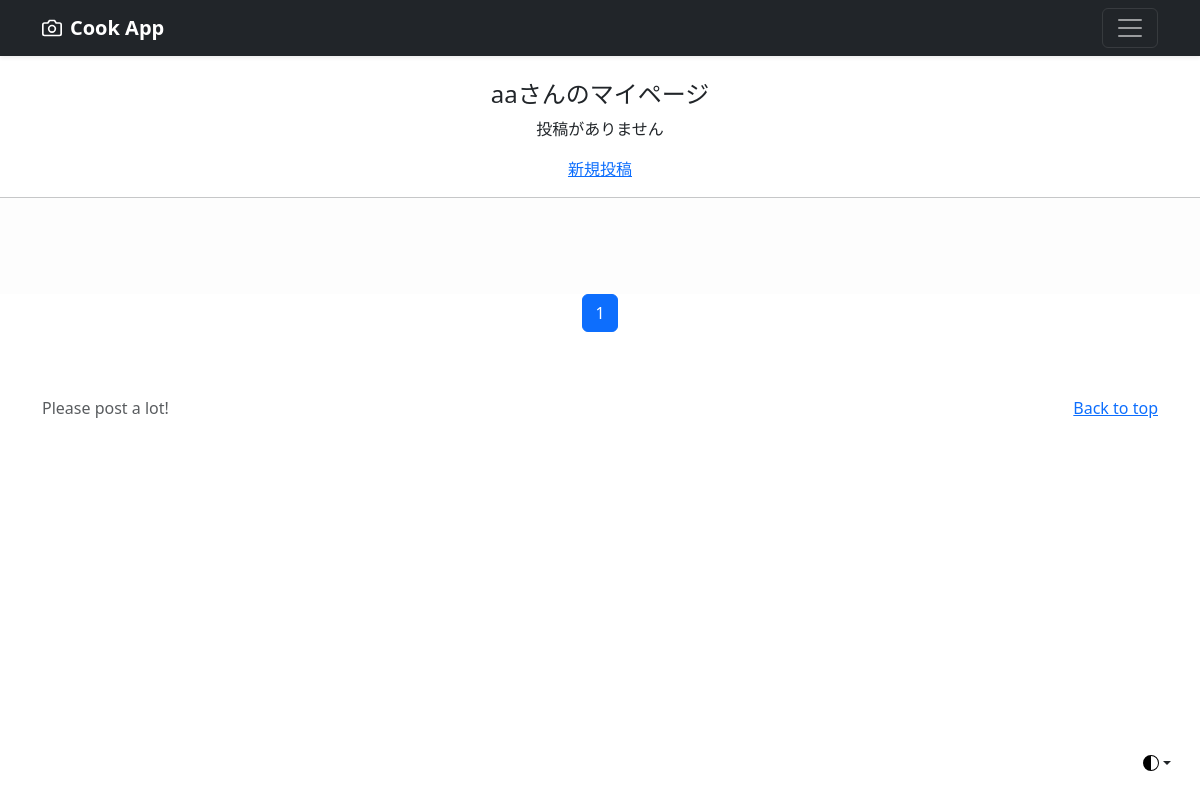
Page /mypage/ (signed in) on the earlier database version.
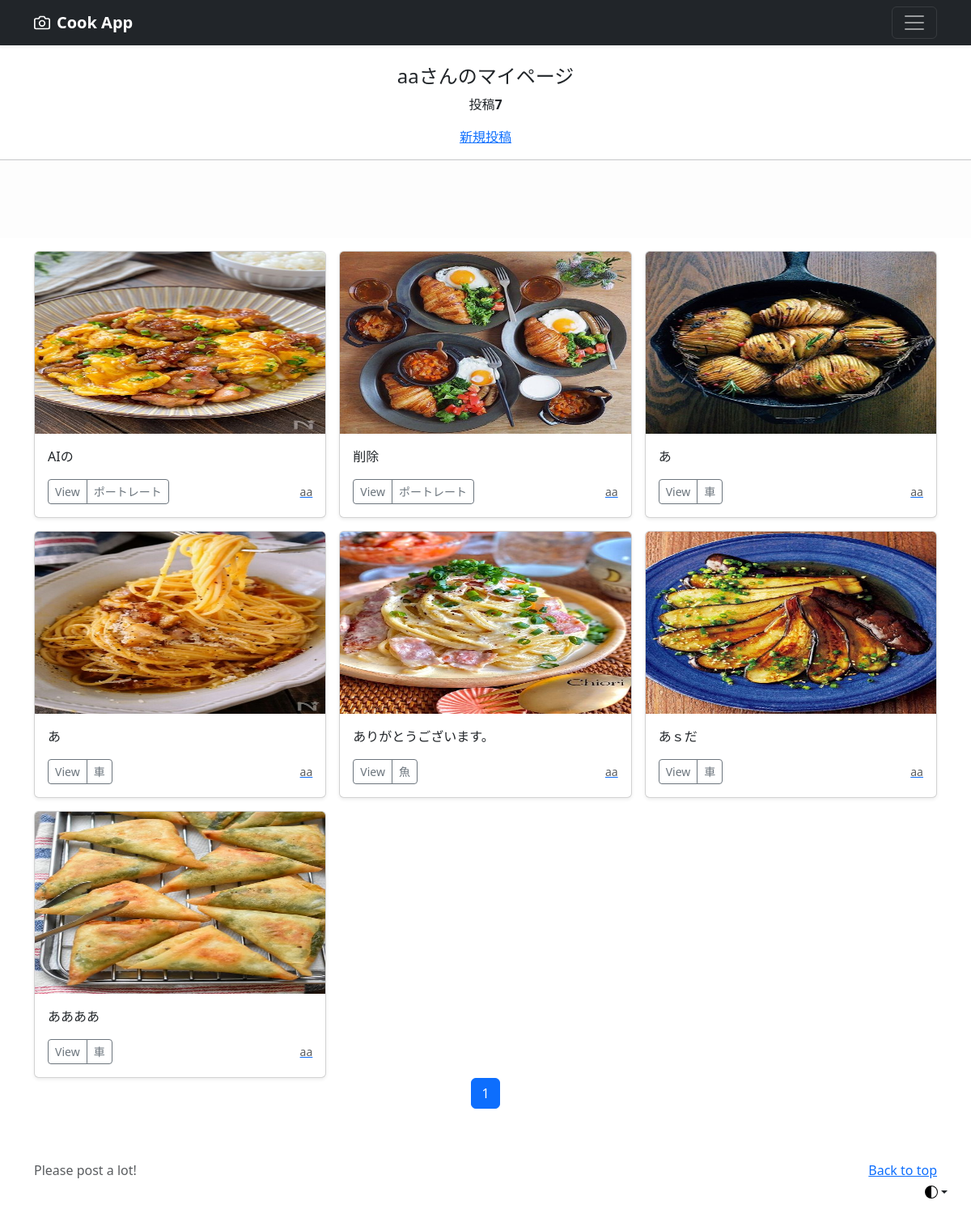
Same page on the later database version.
### accounts/models.py (models this page shows)
class CustomUser(AbstractUser):
    pass

### photo/models.py (models this page shows, shortened)
class PhotoPost(models.Model):
    user = models.ForeignKey(
        CustomUser,
        verbose_name='ユーザー',
        on_delete=models.CASCADE
    )
    category = models.ForeignKey(
        Category,
        verbose_name='カテゴリ',
        on_delete=models.PROTECT
    )
    title = models.CharField(
        verbose_name = 'タイトル',
        max_length = 200
    )
    comment = models.TextField(
        verbose_name = 'コメント',
        max_length = 1000
    )
    image1 = models.ImageField(
        verbose_name = '写真1',
        upload_to = 'photos'
    )
    image2 = models.ImageField(
        verbose_name = '写真2',
        upload_to = 'photos',
        blank = True,
        null = True
    )
    posted_at = models.DateTimeField(
        verbose_name = '投稿日',
        auto_now_add = True
    )

class Category(models.Model):
    title=models.CharField(
        verbose_name='カテゴリ',
        max_length=20
    )

### photo/views.py (the view)
# urls.py: path('mypage/',views.MypageView.as_view(),name='mypage'),
class MypageView(ListView):
    template_name = 'mypage.html'
    paginate_by = 9
    def get_queryset(self):
        queryset = PhotoPost.objects.filter(user=self.request.user).order_by('-posted_at')
        return queryset

### photo/templates/mypage.html (shortened to what this page needs)
{% extends 'base.html' %}
{% block contents %}
{% if user.is_authenticated %}
<br>
<div style="text-align:center">
<h4>{{user.username}}さんのマイページ</h4>
{% if object_list.count == 0 %}
    <p>投稿がありません</p>
{% else %}
    <p> 投稿<strong>{{object_list.count}}</strong></p>
{% endif %}
<a href ="{% url 'photo:post' %}">新規投稿</a>
</div>
<hr
{% endif %}
{% include "photos_list.html" %}
{% include "pagination.html" %}
{% endblock %}

### photo/templates/base.html (shortened to what this page needs)
{% load static %}
<!doctype html>
<html lang="ja">
  <head>
    <link href="https://cdn.jsdelivr.net/npm/bootstrap@5.3.0/dist/css/bootstrap.min.css" rel="stylesheet">
  </head>
  <body>
    <div class="dropdown position-fixed bottom-0 end-0 mb-3 me-3 bd-mode-toggle">
      <button class="btn btn-bd-primary py-2 dropdown-toggle d-flex align-items-center"
              id="bd-theme"
              type="button"
              aria-expanded="false"
              data-bs-toggle="dropdown"
              aria-label="Toggle theme (auto)">
        <svg class="bi my-1 theme-icon-active" width="1em" height="1em"><use href="#circle-half"></use></svg>
      </button>
    </div>
<header>
  <div class="navbar navbar-dark bg-dark shadow-sm">
    <div class="container">
      <a href="{% url 'photo:index' %}" class="navbar-brand d-flex align-items-center">
        <strong>Cook App</strong>
      </a>
      <button class="navbar-toggler" type="button" data-bs-toggle="collapse" data-bs-target="#navbarHeader" aria-controls="navbarHeader" aria-expanded="false" aria-label="Toggle navigation">
        <span class="navbar-toggler-icon"></span>
      </button>
    </div>
  </div>
</header>
<main>
{% block contents %}{% endblock %}
</main>
<footer class="text-body-secondary py-5">
  <div class="container">
    <p class="float-end mb-1">
      <a href="{% url 'photo:index' %}">Back to top</a>
    </p>
    <p class="mb-1">Please post a lot! </p>
  </div>
</footer>
    </body>
</html>

### photo/templates/photos_list.html (shortened to what this page needs)
<div class="album py-5 bg-light">
  <div class="container">
    <div class="row row-cols-1 row-cols-sm-2 row-cols-md-3 g-3">
        {% for record in object_list %}
          <div class="col">
            <div class="card shadow-sm">
                <img src="{{ record.image1.url }}" class="bd-placeholder-img card-img-top" width="100%" height="225" xmlns="http://www.w3.org/2000/svg" role="img" aria-label="Placeholder: Thumbnail" preserveAspectRatio="xMidYMid slice" focusable="false">
                      <rect width="100%" height="100%" fill="#55595c"/>
                          <div class="card-body">
                            <p class="card-text">
                              {{ record.title }}
                            </p>
                            <div class="d-flex justify-content-between align-items-center">
                                <div class="btn-group">
                                  <button type="button" class="btn btn-sm btn-outline-secondary" onclick="location.href='{% url 'photo:photo_detail' record.pk %}'">View</button>
                                  <button type="button" class="btn btn-sm btn-outline-secondary" onclick="location.href='{% url 'photo:photos_cat' category=record.category.id %}'">{{record.category.title}}</button>
                                </div>
                                <a href="{% url 'photo:user_list' user=record.user.id %}"><small class="text-muted">{{record.user.username}}</small>
                                </a>
                            </div>
                          </div>
            </div>
          </div>
          {% endfor %}
    </div>
  </div>

### photo/templates/pagination.html (shortened to what this page needs)
<ul class="pagination" style="justify-content:center">
    {% for num in page_obj.paginator.page_range %}
    {% if page_obj.number == num %}
    <li class="page-item active">
        <span class="page-link">{{ num }}</span>
    </li>
    {% else %}
    <li class="page-item">
        <a class="page-link" href="?page={{ num }}">{{ num }}</a>
    </li>
    {% endif %}
    {% endfor %}
</ul>

### photo/templates/base.html (style rules this page uses)
.bd-placeholder-img { font-size: 1.125rem; text-anchor: middle; -webkit-user-select: none; -moz-user-select: none; user-select: none; }

Differences in the rows shown:
added PhotoPost: image1 (picture), title "AIの", category "ポートレート", user.username "aa"
added PhotoPost: image1 (picture), title "削除", category "ポートレート", user.username "aa"
added PhotoPost: image1 (picture), title "あ", category "車", user.username "aa"
added PhotoPost: image1 (picture), title "あ", category "車", user.username "aa"
added PhotoPost: image1 (picture), title "ありがとうございます。", category "魚", user.username "aa"
added PhotoPost: image1 (picture), title "あｓだ", category "車", user.username "aa"
added PhotoPost: image1 (picture), title "ああああ", category "車", user.username "aa"
Other differences:
{{ object_list.count }}: (not shown) → "7"
text no longer shown: "投稿がありません"
text now shown: "投稿"
